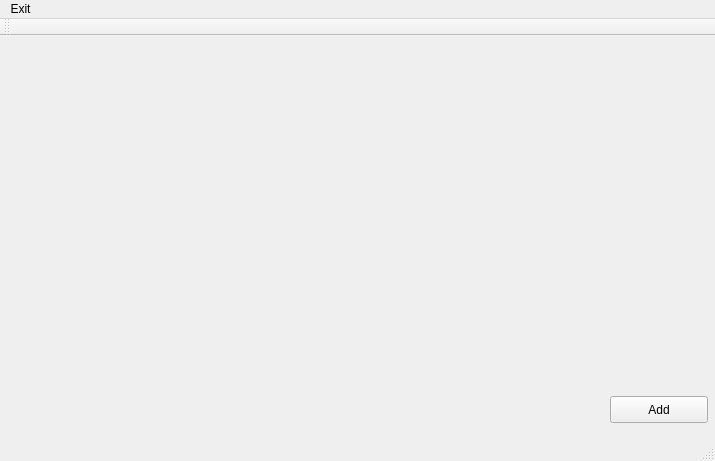
<?xml version="1.0" encoding="UTF-8"?>
<ui version="4.0">
 <class>MainWindow</class>
 <widget class="QMainWindow" name="MainWindow">
  <property name="geometry">
   <rect>
    <x>0</x>
    <y>0</y>
    <width>715</width>
    <height>461</height>
   </rect>
  </property>
  <property name="windowTitle">
   <string>Fotocopiadora - TEC</string>
  </property>
  <widget class="QWidget" name="centralWidget">
   <widget class="QLabel" name="label">
    <property name="geometry">
     <rect>
      <x>0</x>
      <y>0</y>
      <width>721</width>
      <height>411</height>
     </rect>
    </property>
    <property name="autoFillBackground">
     <bool>true</bool>
    </property>
    <property name="text">
     <string/>
    </property>
    <property name="pixmap">
     <pixmap resource="imagenes.qrc">:/imagenes/paisajes-0.jpg</pixmap>
    </property>
    <property name="scaledContents">
     <bool>true</bool>
    </property>
   </widget>
   <widget class="QPushButton" name="pushButton">
    <property name="geometry">
     <rect>
      <x>610</x>
      <y>360</y>
      <width>98</width>
      <height>27</height>
     </rect>
    </property>
    <property name="text">
     <string>Add</string>
    </property>
   </widget>
   <widget class="QLabel" name="label_2">
    <property name="geometry">
     <rect>
      <x>250</x>
      <y>190</y>
      <width>91</width>
      <height>101</height>
     </rect>
    </property>
    <property name="text">
     <string/>
    </property>
    <property name="pixmap">
     <pixmap resource="imagenes.qrc">:/imagenes/logo.png</pixmap>
    </property>
    <property name="scaledContents">
     <bool>true</bool>
    </property>
   </widget>
   <widget class="QLabel" name="label_3">
    <property name="geometry">
     <rect>
      <x>350</x>
      <y>170</y>
      <width>81</width>
      <height>121</height>
     </rect>
    </property>
    <property name="text">
     <string/>
    </property>
    <property name="pixmap">
     <pixmap resource="imagenes.qrc">:/imagenes/penguin.png</pixmap>
    </property>
    <property name="scaledContents">
     <bool>true</bool>
    </property>
   </widget>
  </widget>
  <widget class="QMenuBar" name="menuBar">
   <property name="geometry">
    <rect>
     <x>0</x>
     <y>0</y>
     <width>715</width>
     <height>25</height>
    </rect>
   </property>
   <widget class="QMenu" name="menuExit">
    <property name="title">
     <string>Exit</string>
    </property>
   </widget>
   <addaction name="menuExit"/>
  </widget>
  <widget class="QToolBar" name="mainToolBar">
   <attribute name="toolBarArea">
    <enum>TopToolBarArea</enum>
   </attribute>
   <attribute name="toolBarBreak">
    <bool>false</bool>
   </attribute>
  </widget>
  <widget class="QStatusBar" name="statusBar"/>
 </widget>
 <layoutdefault spacing="6" margin="11"/>
 <resources>
  <include location="imagenes.qrc"/>
 </resources>
 <connections/>
</ui>
